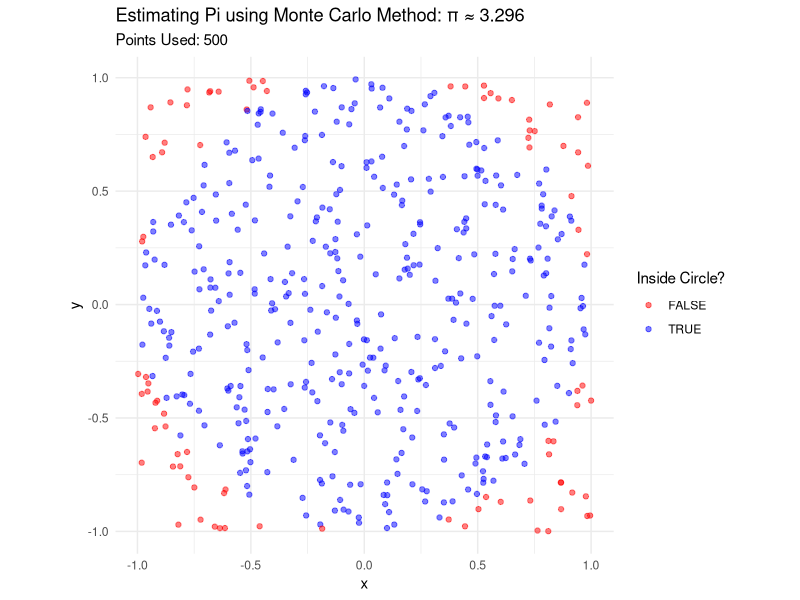

R code for this plot:
# Pi Day R Activity: Estimating Pi with Random Points (Monte Carlo Method)

#This activity introduces Pi using random sampling and visualization

# Load necessary packages
library(ggplot2)

# Set the number of random points
n <- 500  # You can adjust this! Increase the size and see how the visualization adjusts

# Generate random x and y points between -1 and 1
set.seed(314)  # Pi-themed seed for reproducibility
x <- runif(n, -1, 1)
y <- runif(n, -1, 1)

# Check if the points are inside the unit circle (x^2 + y^2 <= 1)
inside_circle <- x^2 + y^2 <= 1

table(inside_circle)

# Estimate Pi using the ratio of points inside the circle to total points
pi_estimate <- sum(inside_circle) / n * 4

print(pi_estimate, digits = 22)  # no greater than 22 are possible

# Create a data frame for visualization
pi_data <- data.frame(x, y, inside_circle)

# Plot the points and the circle
ggplot(pi_data, aes(x, y, color = inside_circle)) +
  geom_point(alpha = 0.5) +
  scale_color_manual(values = c("red", "blue")) +
  coord_fixed() +
  labs(title = paste("Estimating Pi using Monte Carlo Method: π ≈", round(pi_estimate, 4)),
       subtitle = paste("Points Used:", n),
       color = "Inside Circle?") +
  theme_minimal()
